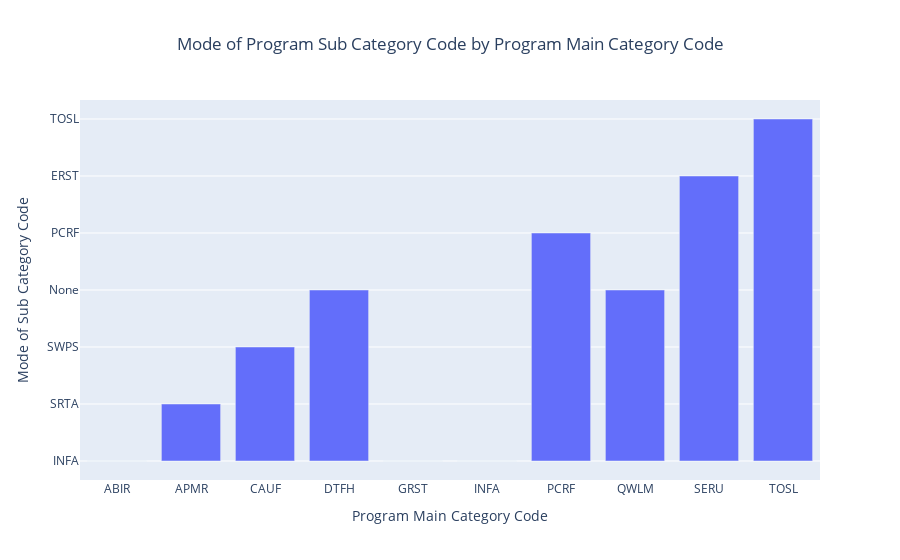

Notebook code for this chart:
### Code cell
go.Figure(
    data=[
        go.Bar(
            x=mode_sub_category['Program Main Category Code'],
            y=mode_sub_category['Mode_Sub_Category_Code'].astype(str)
        )
    ]
).update_layout(
    title='Mode of Program Sub Category Code by Program Main Category Code',
    xaxis_title='Program Main Category Code',
    yaxis_title='Mode of Sub Category Code',
    title_x=0.5
).show()

### Figure 1 — Plotly figure (JSON) as saved in the notebook; plotly's stock layout.template omitted (floating-point values rounded to 4 significant figures)
{"data": [{"type": "bar", "x": ["ABIR", "APMR", "CAUF", "DTFH", "GRST", "INFA", "PCRF", "QWLM", "SERU", "TOSL"], "y": ["INFA", "SRTA", "SWPS", "None", "INFA", "INFA", "PCRF", "None", "ERST", "TOSL"]}], "layout": {"title": {"text": "Mode of Program Sub Category Code by Program Main Category Code", "x": 0.5}, "xaxis": {"title": {"text": "Program Main Category Code"}}, "yaxis": {"title": {"text": "Mode of Sub Category Code"}}}}
